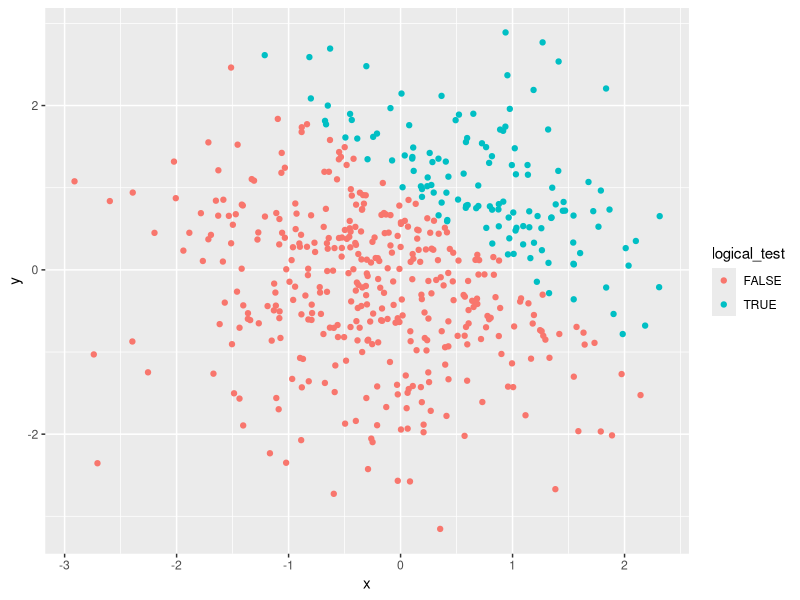
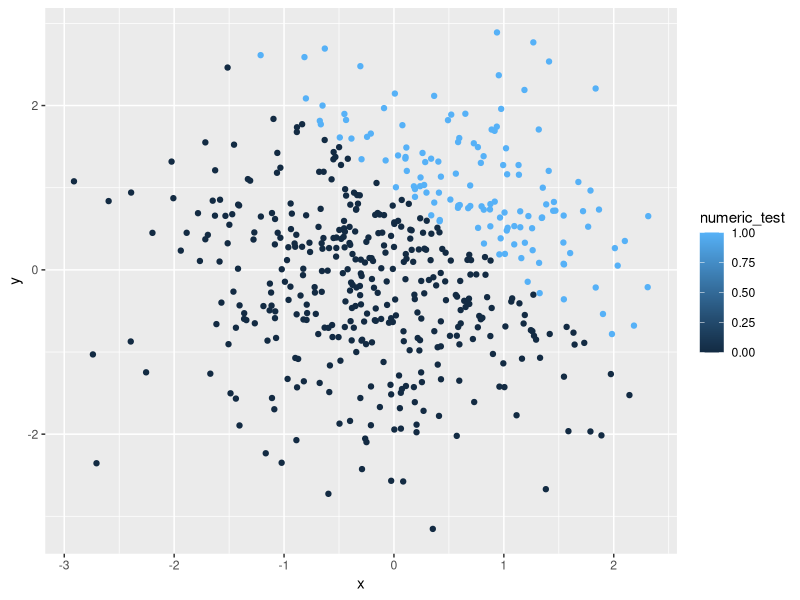
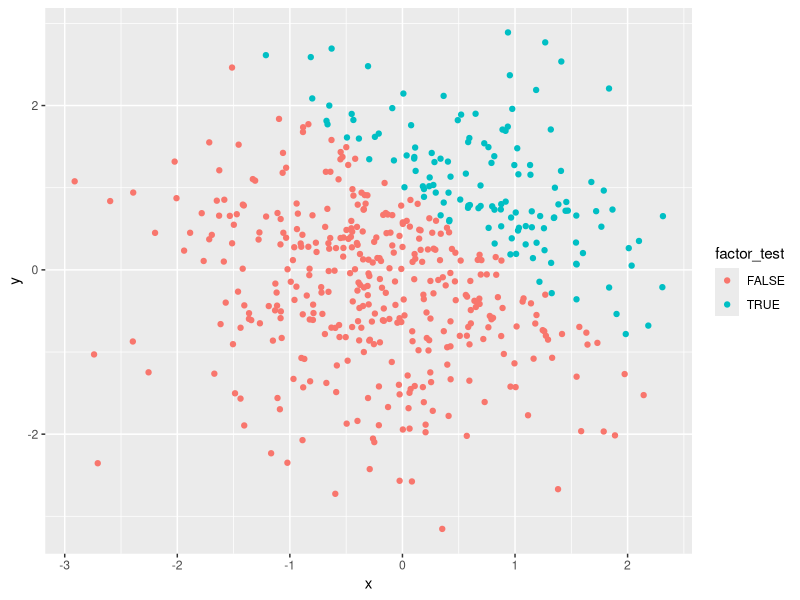
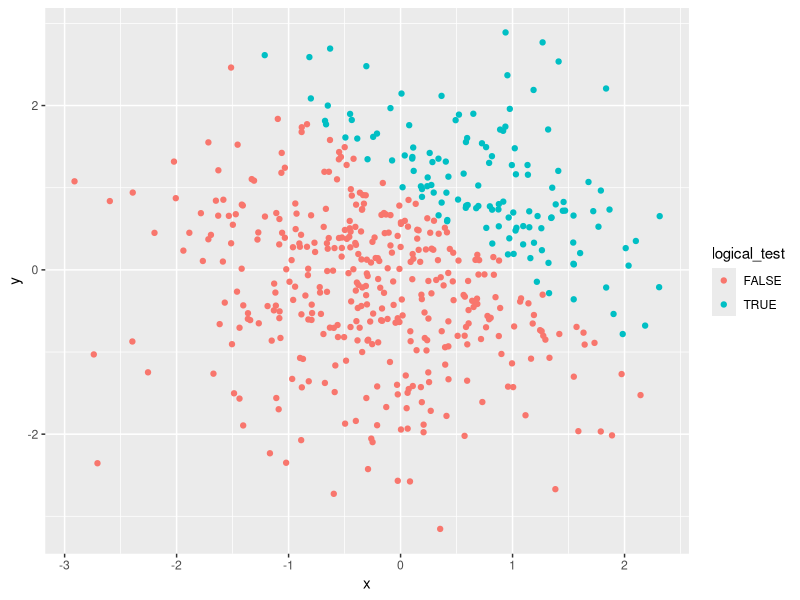

Generate these figures, in order, with R:
## ---- chunk 1
knitr::opts_chunk$set(echo = TRUE)
library(tidyverse)

## ---- chunk 2
# create individual columns based on specifcations #

column_1 = rnorm(8, mean = 0, sd = 1) 

column_2 = (column_1 > 0) 

column_3 = c("a", "b", "c", "d", "e", "f", "g", "h")

column_4 = factor(c('red', 'blue', 'purple', 'red', 'blue', 'purple', 'red', 'blue'))
  

# combine to create a data frame #


problem_1_df = data.frame(column_1, column_2, column_3, column_4, stringsAsFactors = FALSE)

print(problem_1_df)


# Find the mean of each variable in the data frame #


mean(column_1)

mean(column_2)

mean(column_3)

mean(column_4)


# Try to adjust each column to be of type numeric #


as.numeric(column_2)

as.numeric(column_3)

as.numeric(column_4)

## ---- chunk 3

# Convert logical vector to numeric and multiply by the random sample vector #
column_2_numeric = as.numeric(column_2)
random_sample_numeric = column_1 * column_2_numeric

print(random_sample_numeric)


# Convert the logical vector to factor and multiply by the random sample vector #
column_2_factor = as.factor(column_2)
random_sample_factor = column_1 * column_2_factor

print(random_sample_factor)


# Convert the logical vector to factor then to numeric, and multiply by the random sample vector #
column_2_factor_to_numeric = as.numeric(as.factor(column_2))
random_sample_factor_to_numeric = column_1 * column_2_factor_to_numeric

print(random_sample_factor_to_numeric)

## ---- chunk 4

x = rnorm(500, mean = 0, sd = 1)

y = rnorm(500, mean = 0, sd = 1)

logical_test = (x + y > 1)

numeric_test = as.numeric(logical_test)

factor_test = as.factor(logical_test)

problem_2_df = data.frame(x, y, logical_test, numeric_test,factor_test, stringsAsFactors = FALSE)


# descriptive statistics about the data frame #

rows = nrow(problem_2_df)
cols = ncol(problem_2_df)

mean = mean(x)
median = median(x)
sd = sd(x)

true = sum(logical_test, na.rm = TRUE)
false = (rows - true)
true_prop = (true/rows)


# Scatterplot of y vs. x, using logical variable coloring #

ggplot(data = problem_2_df) +
  geom_point(mapping = aes(x = x, y = y, color = logical_test))

# Save scatterplot to Project #

ggsave('XY_Scatterplot.pdf')

# Scatterplot of y vs. x, using numeric variable coloring #

ggplot(data = problem_2_df) +
  geom_point(mapping = aes(x = x, y = y, color = numeric_test))


# Scatterplot of y vs. x, using factor variable coloring #

ggplot(data = problem_2_df) +
  geom_point(mapping = aes(x = x, y = y, color = factor_test))


